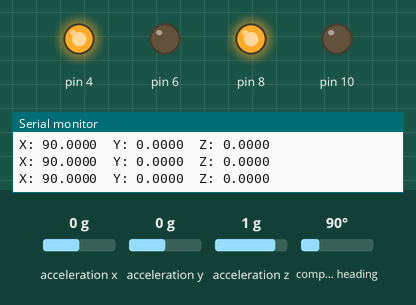
A sketch run on a simulated Arduino Uno, built with avr-gcc and run on an emulated ATmega328P. Shown: output pins drawn as LEDs (lit = HIGH), the last lines printed to the serial monitor. Dashed ring = blinking. Inputs (shaded band) come from the test bench; at power-on: acceleration x 0 g, acceleration y 0 g, acceleration z 1 g, compass heading 90°. Pins used as bus, display or sensor lines are not drawn.

Above: at 13.7 s.
13.8 s: acceleration x set to 0.2 g
At 16.7 s:
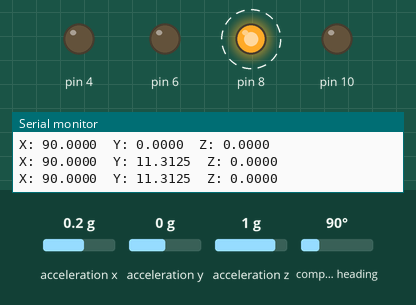
16.8 s: acceleration y set to -0.4 g
At 17.9 s:
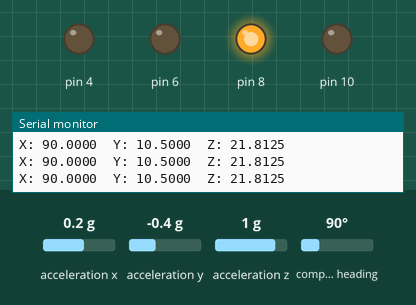
22.8 s: acceleration y set to 0 g
At 23.5 s:
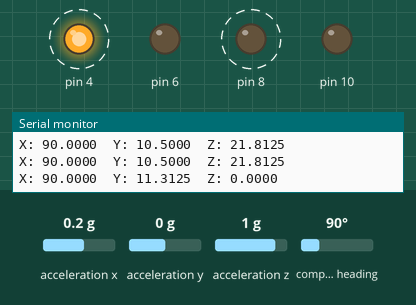
25.8 s: acceleration x set to 0 g
At 26.9 s:
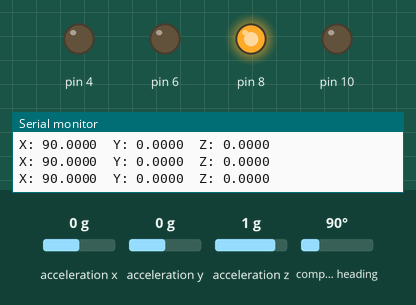
Timing chart, 0 to 28.3 s (numbered marks = the images above; inputs shaded):
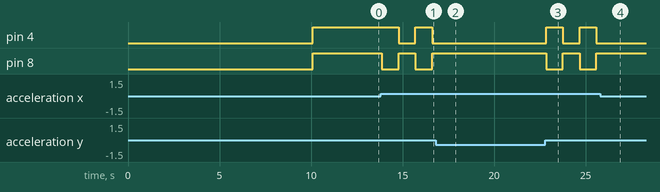

Measured:
- the behaviour switches between 0 and 0.1 g on acceleration x (found by bisection; images 0 and 1)
- the behaviour switches between -0.2 and -0.3 g on acceleration y (found by bisection; images 1 and 2)
- after the input at 13.8 s, pin 4: HIGH → LOW after 0.98 s, → HIGH 0.92 s later, → LOW 0.92 s later; pin 8: alternates HIGH for 0.92 s and LOW for 0.92 s, starting after 0.06 s
- after the input at 16.8 s, pin 4: stops changing and stays LOW; pin 8: stops changing and stays HIGH
- after the input at 22.8 s, pin 4, pin 8: alternates HIGH for 0.92 s and LOW for 0.92 s, starting at once
- after the input at 25.8 s, pin 4: stays LOW (without the input it goes to HIGH after 0.71 s); pin 8: stays HIGH (without the input it goes to LOW after 0.71 s)

The sketch:

UnoAndIMUFinal.ino
```cpp
#include <Wire.h>
#include <Adafruit_Sensor.h>
#include <Adafruit_BNO055.h>
#include <utility/imumaths.h>
#include <SoftwareSerial.h>

Adafruit_BNO055 bno = Adafruit_BNO055(55);

int Index;
/* SoftwareSerial espSerial(2, 3); // RX, TX
String str; */

void setup(void)
{
  Serial.begin(9600);
  delay(9100); // 초기 딜레이 시간
  Serial.println("Orientation Sensor Test"); Serial.println("");
  pinMode(10, OUTPUT);//모터 A
  pinMode(9, OUTPUT); //모터 A
  pinMode(8, OUTPUT); //모터 A
  pinMode(6, OUTPUT); //모터 B
  pinMode(5, OUTPUT); //모터 B
  pinMode(4, OUTPUT); //모터 B


  digitalWrite(10,LOW);
  digitalWrite(6,LOW);

  /* Initialise the sensor */
  if(!bno.begin())
  {
    /* There was a problem detecting the BNO055 ... check your connections */
    Serial.print("Ooops, no BNO055 detected ... Check your wiring or I2C ADDR!");
    while(1);
  }

  delay(1000);

  bno.setExtCrystalUse(true);

  digitalWrite(8,HIGH);
  digitalWrite(4,HIGH);
  for(Index = 0; Index < 1220; Index++) //1220 세바퀴
  {
    digitalWrite(9,HIGH);
    digitalWrite(5,HIGH);
    delayMicroseconds(1000);
    digitalWrite(9,LOW);
    digitalWrite(5,LOW);
    delayMicroseconds(1000);
  }

}

void loop(void)
{
  /* Get a new sensor event */
  sensors_event_t event;
  bno.getEvent(&event);

  /* Display the floating point data */
  Serial.print("X: ");
  Serial.print(event.orientation.x, 4);
  Serial.print("\tY: ");
  Serial.print(event.orientation.y, 4);
  Serial.print("\tZ: ");
  Serial.print(event.orientation.z, 4);
  Serial.println("");

  if(event.orientation.y>2&&event.orientation.y <52) {

    if(event.orientation.z>167) {

      digitalWrite(8,HIGH); //왼쪽
      digitalWrite(4,LOW);

      for(Index = 0; Index < 900; Index++)
      {
        digitalWrite(9,HIGH);
        digitalWrite(5,HIGH);
        delayMicroseconds(500);
        digitalWrite(9,LOW);
        digitalWrite(5,LOW);
        delayMicroseconds(500);
      }

      digitalWrite(8,LOW);
      digitalWrite(4,HIGH);

      for(Index = 0; Index < 900; Index++)
      {
        digitalWrite(9,HIGH);
        digitalWrite(5,HIGH);
        delayMicroseconds(500);
        digitalWrite(9,LOW);
        digitalWrite(5,LOW);
        delayMicroseconds(500);
      }


    }

    else if(event.orientation.z<11.75){

       digitalWrite(4,HIGH); //오른쪽
       digitalWrite(8,LOW);

       for(Index = 0; Index < 900; Index++)
       {
          digitalWrite(5,HIGH);
          digitalWrite(9,HIGH);
          delayMicroseconds(500);
          digitalWrite(5,LOW);
          digitalWrite(9,LOW);
          delayMicroseconds(500);
       }

       digitalWrite(4,LOW);
       digitalWrite(8,HIGH);

       for(Index = 0; Index < 900; Index++)
       {
          digitalWrite(5,HIGH);
          digitalWrite(9,HIGH);
          delayMicroseconds(500);
          digitalWrite(5,LOW);
          digitalWrite(9,LOW);
          delayMicroseconds(500);
       }
     }

  }
  /* else if(event.orientation.> &event.orientation.<) {

    digitalWrite(8,LOW);
    digitalWrite(4,HIGH);

    for(Index = 0; Index < 800; Index++)
    {
      digitalWrite(9,HIGH);
      delayMicroseconds(500);
      digitalWrite(9,LOW);
      delayMicroseconds(500);
    }

    for(Index = 0; Index < 800; Index++)
    {
      digitalWrite(5,HIGH);
      delayMicroseconds(500);
      digitalWrite(5,LOW);
      delayMicroseconds(500);
    }
  } */
}
```
